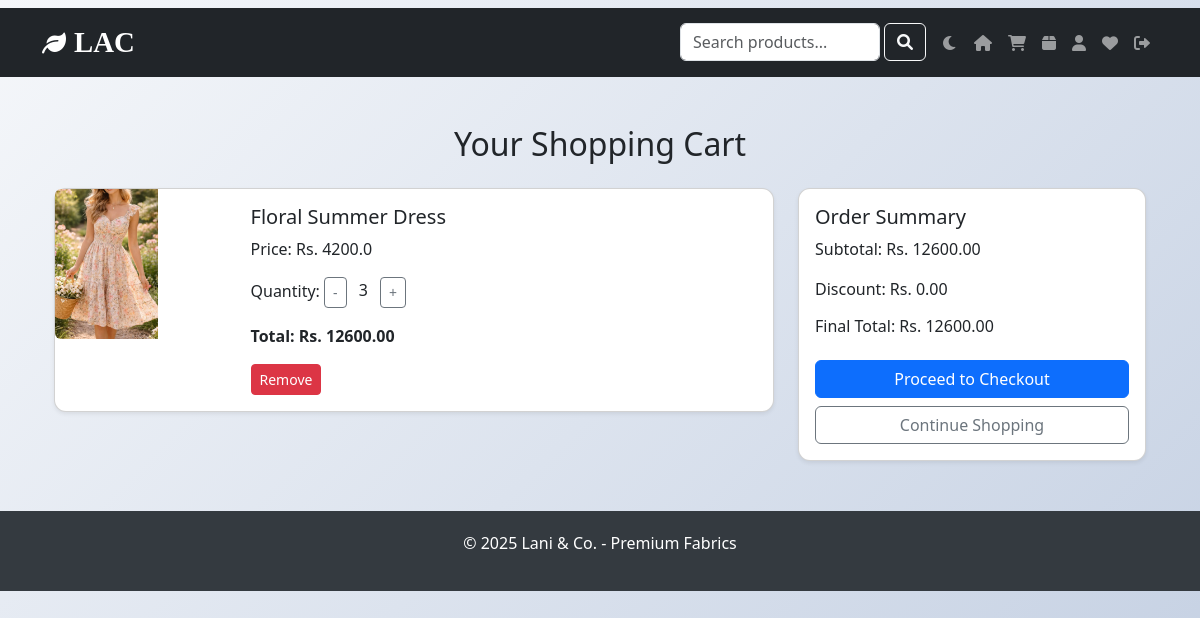
The app's page /shop/cart/ (signed in) with its own data.
### shop/models.py (models this page shows, shortened)
class Cart(models.Model):
    user = models.ForeignKey(User, on_delete=models.CASCADE)
    product = models.ForeignKey(Product, on_delete=models.CASCADE)
    quantity = models.IntegerField(default=1)

class Product(models.Model):
    name = models.CharField(max_length=100)
    price = models.FloatField()
    category = models.ForeignKey(Category, on_delete=models.CASCADE)
    description = models.TextField(blank=True)
    image_filename = models.CharField(max_length=200, blank=True, null=True)   # static image
    is_latest = models.BooleanField(default=False)                             # admin‑controlled

### shop/views.py (the view)
# urls.py: path('shop/', include('shop.urls')),      # cart & order
@login_required
def cart(request):
    cart_items = Cart.objects.filter(user=request.user)
    total = sum(item.product.price * item.quantity for item in cart_items)
    is_first_order = not Order.objects.filter(user=request.user).exists()
    discount = total * 0.10 if is_first_order else 0
    final_total = total - discount
    for item in cart_items:
        item.total_price = item.product.price * item.quantity
    return render(request, 'cart.html', {
        'cart_items': cart_items,
        'total': total,
        'discount': discount,
        'final_total': final_total,
    })

### shop/templates/cart.html (shortened to what this page needs)
{% extends 'base.html' %}
{% load static %}
{% block content %}
<div class="container my-5">
    <h2 class="text-center mb-4">Your Shopping Cart</h2>
    {% if cart_items %}
        <div class="row">
            <div class="col-md-8">
                {% for item in cart_items %}
                <div class="card mb-3 shadow-sm" id="cart-item-{{ item.product.id }}">
                    <div class="row g-0">
                        <div class="col-md-3">
                            {% if item.product.image_filename %}
                                <img src="{% static 'images/products/'|add:item.product.image_filename %}" class="img-fluid rounded-start" style="height: 150px; object-fit: cover;">
                            {% elif item.product.image %}
                                <img src="{{ item.product.image.url }}" class="img-fluid rounded-start" style="height: 150px; object-fit: cover;">
                            {% else %}
                                <img src="https://via.placeholder.com/150" class="img-fluid rounded-start">
                            {% endif %}
                        </div>
                        <div class="col-md-9">
                            <div class="card-body">
                                <h5 class="card-title">{{ item.product.name }}</h5>
                                <p class="card-text">Price: Rs. {{ item.product.price }}</p>
                                <p class="card-text">Quantity:
                                    <button class="btn btn-sm btn-outline-secondary" onclick="updateQty({{ item.product.id }}, -1)">-</button>
                                    <span id="qty-{{ item.product.id }}" class="mx-2">{{ item.quantity }}</span>
                                    <button class="btn btn-sm btn-outline-secondary" onclick="updateQty({{ item.product.id }}, 1)">+</button>
                                </p>
                                <p class="card-text fw-bold">Total: Rs. {{ item.total_price|floatformat:2 }}</p>
                                <button class="btn btn-danger btn-sm" onclick="removeItem({{ item.product.id }})">Remove</button>
                            </div>
                        </div>
                    </div>
                </div>
                {% endfor %}
            </div>
            <div class="col-md-4">
                <div class="card shadow-sm">
                    <div class="card-body">
                        <h5 class="card-title">Order Summary</h5>
                        <p>Subtotal: Rs. {{ total|floatformat:2 }}</p>
                        <p>Discount: Rs. {{ discount|floatformat:2 }}</p>
                        <h6>Final Total: Rs. {{ final_total|floatformat:2 }}</h6>
                        <a href="{% url 'checkout' %}" class="btn btn-primary w-100 mt-3">Proceed to Checkout</a>
                        <a href="/" class="btn btn-outline-secondary w-100 mt-2">Continue Shopping</a>
                    </div>
                </div>
            </div>
        </div>
    {% else %}
        <p class="text-center">Your cart is empty. <a href="/">Continue shopping</a></p>
    {% endif %}
</div>
{% endblock %}

### shop/templates/base.html (style rules this page uses)
body { background: linear-gradient(135deg, #f5f7fa 0%, #c3cfe2 100%); min-height: 100vh; transition: background 0.3s, color 0.3s; }
.card { border-radius: 12px; }
.btn { position: relative; overflow: hidden; transition: background 0.3s, transform 0.2s; }

### records on screen
Cart: product.image_filename (picture), product.name "Floral Summer Dress", product.price "4200.0", quantity "3", total_price "12600.00"

### other values on screen
{{ total|floatformat:2 }} "12600.00"
{{ discount|floatformat:2 }} "0.00"
{{ final_total|floatformat:2 }} "12600.00"
